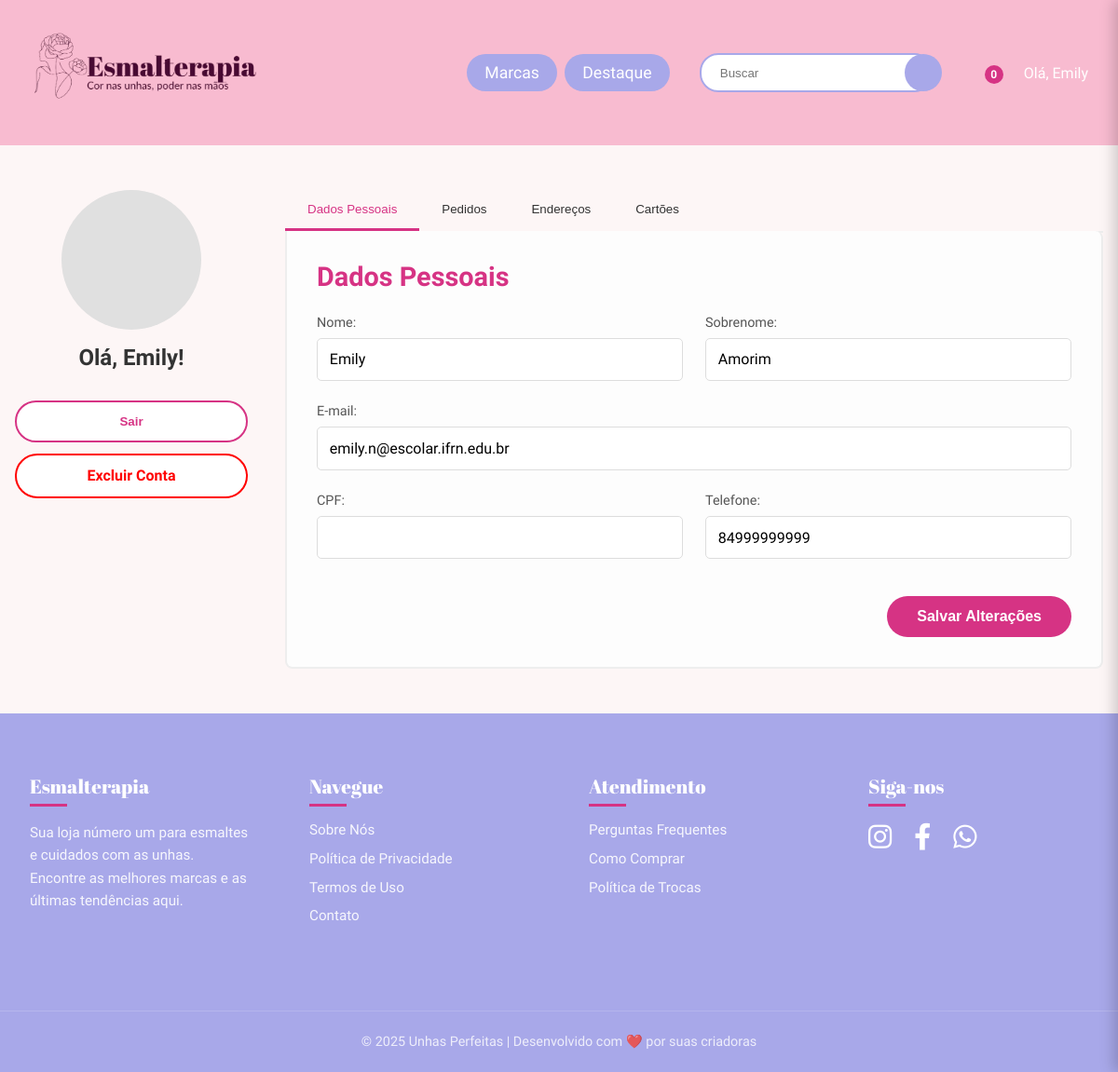
/perfil_unificado/ (signed in), run on the app's committed database.
### core/models.py (models this page shows, shortened)
class Usuario(AbstractUser):
    cpf = models.CharField(max_length=14, unique=True, verbose_name='CPF', help_text="CPF do usuário, deve ser único.")
    telefone = models.CharField(max_length=15, blank=True, null=True, help_text="Telefone de contato do usuário.")
    email = models.EmailField(unique=True)
    favoritos = models.ManyToManyField(Produto, related_name='favoritado_por', blank=True)
    USERNAME_FIELD = 'email'
    REQUIRED_FIELDS = ['username', 'first_name', 'last_name']

### core/views.py (the view)
# urls.py: path('perfil_unificado/', views.perfil_view, name='perfil'),
@login_required
def perfil_view(request):
    if request.method == 'POST':
        form_usuario = CustomUserChangeForm(request.POST, instance=request.user)
        if form_usuario.is_valid():
            form_usuario.save()
            messages.success(request, 'Seu perfil foi atualizado com sucesso!')
            return redirect('perfil') # Redireciona para a própria página de perfil
    else:
        form_usuario = CustomUserChangeForm(instance=request.user)
    pedidos = Pedido.objects.filter(usuario=request.user).order_by('-data_pedido')
    enderecos = EnderecoUsuario.objects.filter(usuario=request.user)
    cartoes = Cartao.objects.filter(usuario=request.user)
    context = {
        'form_usuario': form_usuario,
        'pedidos': pedidos,
        'enderecos': enderecos,
        'cartoes': cartoes,
    }
    return render(request, 'core/perfil_unificado.html', context)

### core/forms.py
class CustomUserChangeForm(UserChangeForm):
    password = None  # Remove o campo de senha da edição de perfil
    class Meta:
        model = Usuario
        fields = ('first_name', 'last_name', 'email', 'cpf', 'telefone')
        labels = {
            'first_name': 'Nome',
            'last_name': 'Sobrenome',
            'email': 'E-mail',
            'cpf': 'CPF',
            'telefone': 'Telefone',
        }
    def __init__(self, *args, **kwargs):
        super().__init__(*args, **kwargs)
        self.fields['email'].widget.attrs['readonly'] = True
        self.fields['cpf'].widget.attrs['readonly'] = True

### core/templates/core/perfil_unificado.html (shortened to what this page needs)
{% extends 'core/base.html' %}
{% load static %}
{% block extra_head %}
    <link rel="stylesheet" href="{% static 'core/css/perfil.css' %}">
{% endblock %}
{% block content %}
<div class="container">
    <div class="profile-container">
        <aside class="profile-sidebar">
            <div class="profile-avatar"></div>
            <h2>Olá, {{ user.first_name|default:user.username }}!</h2>
            <form action="{% url 'logout' %}" method="post">
                <button type="submit" class="btn btn-secondary">Sair</button>
            </form>
            <a href="{% url 'deletar_conta' %}" class="btn btn-secondary" style="color: red; border-color: red;">Excluir Conta</a>
        </aside>
        <div class="profile-main-content">
            <nav class="tabs">
                <button class="tab-link active" data-tab="dados-pessoais">Dados Pessoais</button>
                <button class="tab-link" data-tab="pedidos">Pedidos</button>
                <button class="tab-link" data-tab="enderecos">Endereços</button>
                <button class="tab-link" data-tab="cartoes">Cartões</button>
            </nav>
            <div id="dados-pessoais" class="tab-content active">
                <h3>Dados Pessoais</h3>
                <form method="post" action="{% url 'perfil' %}" class="profile-form">
                    <div class="form-group">
                        <label for="{{ form_usuario.first_name.id_for_label }}">Nome:</label>
                        {{ form_usuario.first_name }}
                    </div>
                    <div class="form-group">
                        <label for="{{ form_usuario.last_name.id_for_label }}">Sobrenome:</label>
                        {{ form_usuario.last_name }}
                    </div>
                    <div class="form-group full-width">
                        <label for="{{ form_usuario.email.id_for_label }}">E-mail:</label>
                        {{ form_usuario.email }}
                    </div>
                    <div class="form-group">
                        <label for="{{ form_usuario.cpf.id_for_label }}">CPF:</label>
                        {{ form_usuario.cpf }}
                    </div>
                    <div class="form-group">
                        <label for="{{ form_usuario.telefone.id_for_label }}">Telefone:</label>
                        {{ form_usuario.telefone }}
                    </div>
                    <div class="form-actions full-width">
                        <button type="submit" class="btn-submit">Salvar Alterações</button>
                    </div>
                </form>
            </div>
        </div>
    </div>
</div>
{% endblock %}

### core/templates/core/base.html (shortened to what this page needs)
{% load static %}
<!DOCTYPE html>
<html lang="pt-br">
<head>
    <link rel='stylesheet' href='{% static "core/css/base.css" %}'>
    {% block extra_head %}{% endblock %}
    <link rel='stylesheet'
        href='https://cdn-uicons.flaticon.com/2.6.0/uicons-regular-rounded/css/uicons-regular-rounded.css'>
    <link rel="stylesheet" href="https://cdnjs.cloudflare.com/ajax/libs/font-awesome/6.0.0-beta3/css/all.min.css">
</head>
<body>
    <header class="main-header">
        <div class="header-left">
            <div class="logo-container">
                <a href="{% url 'home' %}"><img src="{% static 'core/img/logo-loja-1.png' %}" alt="Unhas Perfeitas"></a>
            </div>
        </div>
        <div class="header-right">
            <nav class="main-nav">
                <ul class="nav-menu">
                    <li class="dropdown">
                        <a href="#">Marcas</a>
                    </li>
                    <li class="dropdown">
                        <a href="#">Destaque</a>
                    </li>
                </ul>
            </nav>
            <form action="{% url 'busca' %}" method="get" class="search-bar">
                <input type="text" name="q" placeholder="Buscar">
                <button type="submit"></button>
            </form>
            <div class="user-actions">
                <a href="{% url 'ver_carrinho' %}" title="Carrinho" class="cart-icon">
                    <span class="cart-count">
                        {% if request.session.carrinho %}  {{ request.session.carrinho|length }}
                        {% else %}                       0
                        {% endif %}                      </span>
                </a>
                {% if user.is_authenticated %}
                <a href="{% url 'perfil' %}" title="Minha Conta" class="user-profile-link">
                    <span>Olá, {{ user.first_name|default:user.username }}</span>
                </a>
                {% else %}
                <a href="{% url 'login' %}" class="login-link">Entrar</a>
                <a href="{% url 'registro' %}" class="register-link">Cadastrar</a>
                {% endif %}
            </div>
        </div>
    </header>
    <main>
        {% block content %}{% endblock %}
    </main>
    <footer class="main-footer">
        <div class="container footer-container">
            <div class="footer-column">
                <h3 class="footer-title">Esmalterapia</h3>
                <p>Sua loja número um para esmaltes e cuidados com as unhas. Encontre as melhores marcas e as últimas
                    tendências aqui.</p>
            </div>
            <div class="footer-column">
                <h3 class="footer-title">Navegue</h3>
                <ul class="footer-links">
                    <li><a href="#">Sobre Nós</a></li>
                    <li><a href="#">Política de Privacidade</a></li>
                    <li><a href="#">Termos de Uso</a></li>
                    <li><a href="#">Contato</a></li>
                </ul>
            </div>
            <div class="footer-column">
                <h3 class="footer-title">Atendimento</h3>
                <ul class="footer-links">
                    <li><a href="#">Perguntas Frequentes</a></li>
                    <li><a href="#">Como Comprar</a></li>
                    <li><a href="#">Política de Trocas</a></li>
                </ul>
            </div>
            <div class="footer-column">
                <h3 class="footer-title">Siga-nos</h3>
                <div class="social-icons">
                    <a href="#" class="social-icon" title="Instagram"><i class="fab fa-instagram"></i></a>
                    <a href="#" class="social-icon" title="Facebook"><i class="fab fa-facebook-f"></i></a>
                    <a href="#" class="social-icon" title="WhatsApp"><i class="fab fa-whatsapp"></i></a>
                </div>
            </div>
        </div>
        <div class="footer-bottom">
            <p>© {% now "Y" %} Unhas Perfeitas | Desenvolvido com ❤️ por suas criadoras</p>
        </div>
    </footer>
</body>
</html>

### core/static/core/css/base.css (style rules this page uses)
:root { --cor-primaria: #F8BBD0; --cor-secundaria: #A8A8E9; --cor-destaque: #d63384; --cor-texto: #333; --cor-fundo: #fdf6f6; --cor-branco: #ffffff; --fonte-principal: 'Afacad', sans-serif; --fonte-titulo: 'Abril Fatface', serif; --sombra-suave: 0 4px 12px rgba(0, 0, 0, 0.08); }
* { margin: 0; padding: 0; box-sizing: border-box; }
body { background-color: var(--cor-fundo); font-family: var(--fonte-principal); color: var(--cor-texto); }
.container { max-width: 1200px; margin: 0 auto; padding: 0 1rem; }
.main-header { display: flex; justify-content: space-between; align-items: center; background-color: var(--cor-primaria); padding: 0.5rem 2rem; position: relative; z-index: 10; }
.header-left { flex-shrink: 0; }
.logo-container img { height: 140px; display: block; }
.header-right { display: flex; align-items: center; gap: 2rem; }
.main-nav .nav-menu { display: flex; list-style: none; gap: 0.5rem; }
.nav-menu li a { text-decoration: none; color: var(--cor-branco); font-size: 1.1rem; font-weight: 500; padding: 0.6rem 1.2rem; display: block; background: var(--cor-secundaria); border-radius: 20px; transition: background-color 0.3s ease; }
.dropdown { position: relative; }
.search-bar { display: flex; align-items: center; }
.search-bar input { padding: 0.7rem 1rem; padding-left: 20px; border: none; border-radius: 20px; width: 250px; border: 2px solid var(--cor-secundaria); }
.search-bar button { background: var(--cor-secundaria); border: none; cursor: pointer; color: var(--cor-branco); width: 40px; height: 40px; border-radius: 50%; margin-left: -30px; display: flex; justify-content: center; align-items: center; transition: background-color 0.3s ease; }
.user-actions { display: flex; align-items: center; gap: 1.5rem; }
.user-actions a { color: var(--cor-branco); font-size: 1.6rem; text-decoration: none; position: relative; display: flex; align-items: center; gap: 0.5rem; transition: transform 0.2s ease; }
.user-actions .user-profile-link span { font-size: 1rem; font-weight: 500; }
.cart-icon .cart-count { position: absolute; top: -8px; right: -10px; background: var(--cor-destaque); border-radius: 50%; width: 20px; height: 20px; font-size: 12px; display: flex; justify-content: center; align-items: center; font-weight: bold; }
.main-footer { background-color: var(--cor-secundaria); color: var(--cor-branco); padding: 4rem 0 1.5rem 0; font-size: 0.95rem; }
.footer-container { display: grid; grid-template-columns: repeat(auto-fit, minmax(220px, 1fr)); gap: 2rem; padding-bottom: 2rem; }
.footer-column { padding: 0 1rem; }
.footer-title { font-family: var(--fonte-titulo); font-size: 1.3rem; margin-bottom: 1.5rem; color: var(--cor-branco); position: relative; font-weight: 500; }
.footer-title::after { content: ''; position: absolute; left: 0; bottom: -8px; height: 3px; width: 40px; background-color: var(--cor-destaque); }
.footer-column p { line-height: 1.6; opacity: 0.9; }
.footer-links { list-style: none; }
.footer-links li { margin-bottom: 0.8rem; }
.footer-links a { color: var(--cor-branco); text-decoration: none; opacity: 0.9; transition: all 0.3s ease; }
.social-icons { display: flex; gap: 1.5rem; }
.social-icon { color: var(--cor-branco); font-size: 1.8rem; transition: transform 0.3s ease, color 0.3s ease; }
.footer-bottom { text-align: center; margin-top: 3rem; padding-top: 1.5rem; border-top: 1px solid rgba(255, 255, 255, 0.2); font-size: 0.9rem; opacity: 0.8; }

### data on the page
Usuario: first_name "Emily", last_name "Amorim", email "emily.n@escolar.ifrn.edu.br", telefone "84999999999"
